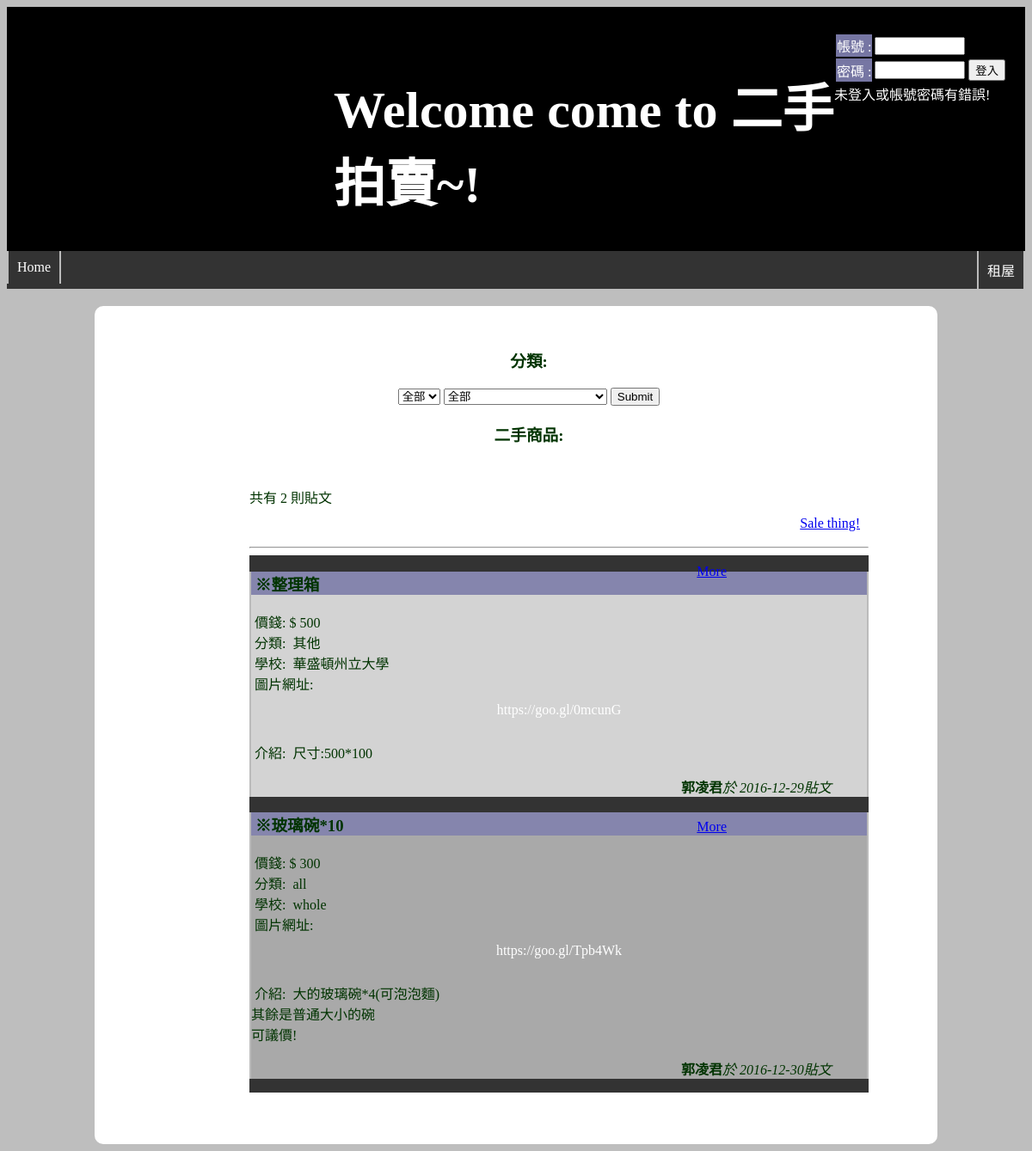
The page /salething.php on the database its author committed.
### tables this page shows
CREATE TABLE IF NOT EXISTS `produce` (
  `貼文編號` int(4) NOT NULL AUTO_INCREMENT,
  `goodname` varchar(128) DEFAULT NULL,
  `price` int(128) DEFAULT NULL,
  `url` varchar(128) DEFAULT NULL,
  `introduce` varchar(128) DEFAULT NULL,
  `date` date NOT NULL,
  `school` varchar(128) DEFAULT NULL,
  `type` varchar(128) DEFAULT NULL,
  `姓名` varchar(10) DEFAULT NULL,
  PRIMARY KEY (`貼文編號`)
);

### salething.php (the view, shortened to what this page needs)
<?php
include("mysql.inc.php");
if (isset($_POST['type1']) ) {
	$type1 = $_POST['type1'];
} else {
	$type1 = 'all';
}
if (isset($_POST['type2']) ) {
	$type2 = $_POST['type2'];
} else {
	$type2 = 'whole';
}
if ($type1=='all' && $type2=='whole') {
	$sql = "SELECT produce.姓名 as name, produce.goodname as goodname, produce.price as price, produce.貼文編號 as produce_num, produce.type as type, produce.school as school ,produce.url as url ,produce.introduce as introduce ,produce.date as date FROM produce order by 貼文編號;";
} else if ($type1=='all') {
	$sql = "SELECT produce.姓名 as name, produce.goodname as goodname, produce.price as price, produce.貼文編號 as produce_num, produce.type as type, produce.school as school ,produce.url as url ,produce.introduce as introduce ,produce.date as date FROM produce where '$type2' = produce.school order by 貼文編號;";
} else if ($type2=='whole') {
	$sql = "SELECT produce.姓名 as name, produce.goodname as goodname, produce.price as price, produce.貼文編號 as produce_num, produce.type as type, produce.school as school ,produce.url as url ,produce.introduce as introduce ,produce.date as date FROM produce where '$type1' = produce.type order by 貼文編號;";
}
$result = mysqli_query($conn, $sql);
$numRows = mysqli_num_rows($result);
?>
<!DOCTYPE HTML>
<html>
<head>
		<link rel="stylesheet" href="salething.css">
</head>
<header>
<div id="log"><?php
          if(isset($_SESSION['user_id'])) { echo $msg = "歡迎".$_SESSION['yourname']."登入!"; ?>
			  <form action="logout.php">
			  <br><br><br>
			  <p><input type="submit" value="登出" style="float:right;"></p></form>
  <?php  } else { $msg = "未登入或帳號密碼有錯誤!"; ?>
	  <form style="padding: 0px 20px 0px 0px; float:right;" action="login.php" method="post">
  <table style="color:white; float:right;" name="login">
 <tr>
   <td style="color:white;background-color:#7676a3">帳號 : </td>
   <td><input type="text" name="User_id"
             size="10" maxlength="10" required></td>
 </tr>
 <tr>
   <td style="background-color:#7676a3">密碼 : </td>
   <td><input type="password" name="password"
              size="10" maxlength="10" required></td>
	<td><input type="submit" value="登入"></td>
 </tr>
</table>
</form>
<br>
 <p type="hidden"><?php echo $msg; ?></p>
<?php } ?>
</div>
<h1>Welcome come to 二手拍賣~!</h1>
    <ul>
      <li id="li1"><a target="_self" href="index.php">Home</a></li>
      <li id="li2"><a Target="_new" href="renthouse.php">租屋</a></li>
    </ul>
</header>
<body>
<div id="wrapper">
<h3>分類:</h3>
	  <form action="salething.php" method = "post">
	  <select name="type1">
	  <option value="all">全部</option>
	  </select>
	  <select name="type2">
　	  <option value="whole">全部</option>
	  </select>
	  <input type="submit">
	  </form>
	  <h3>二手商品:</h3>
 <div id="maintext" style="text-align: left; padding-left:100px;">
<?php echo "共有 $numRows 則貼文 "; ?>
 	<div id="navigation"><a href="uploadpag.php">Sale thing!</a></div>
<hr>
<?php
if ($numRows>0) {
  echo '<ul>';
  $i=1;
  while ($row = mysqli_fetch_array($result)) {
    $name=htmlspecialchars($row['name'], ENT_QUOTES);
	$goodname=htmlspecialchars($row['goodname'], ENT_QUOTES);
	$school=htmlspecialchars($row['school'], ENT_QUOTES);
	$type=htmlspecialchars($row['type'], ENT_QUOTES);
	$price=htmlspecialchars($row['price'], ENT_QUOTES);
	$url=htmlspecialchars($row['url'], ENT_QUOTES);
    $message=htmlspecialchars($row['introduce'], ENT_QUOTES);
    $message=str_replace('  ', '&nbsp;&nbsp;', nl2br($message));
	echo "<a href='saledetailed.php?saledetailed={$row['produce_num']}' style='right:355px; padding-top:10px; position: absolute; '>More</a>";
    if ($i%2==0) {$liclass='even';}
    else         {$liclass='odd';}
	echo "
          <li class=\"$liclass\">
		  <h3 style='background-color:#8585ad;'><strong>&nbsp;※$goodname</strong></h3>
		  <p>&nbsp;價錢:&nbsp;$ $price
		  <br>&nbsp;分類:&nbsp; $type
		  <br>&nbsp;學校:&nbsp; $school
		  <br>&nbsp;圖片網址:&nbsp;<a href=\"$url\"> $url</a>
		  <br>&nbsp;介紹:&nbsp; $message</p>
		  <p style='padding-left:500px;'><strong>$name</strong><em>於 {$row['date']}貼文</em></p></li>";
    $i++;
  }
  echo '</ul>';
}
?>
  </div>
</div>
</body>
</html>

### salething.css (style rules this page uses)
header { color:#ffffff; background-color:#000000; font-family:"Jacques Francois Shadow"; padding: 30px 0px 0px 0px; }
body { background-color: #BEBEBE; color: #003300; font-family: Palatino Linotype; }
#log { float:right; }
#wrapper { width: 80%; min-width: 500px; max-width: 850px; margin-right: auto; margin-top:20px; margin-left: auto; background-color: #ffffff; padding:30px 50px 30px 80px; text-align:center; border-radius: 10px; }
h1 { margin-left:380px; font-family:"Times New Roman", Times, serif; font-size:60px; }
ul { list-style-type: none; margin:0; padding: 0px; overflow: hidden; background-color: #333; }
li { border-right: 2px solid #bbb; border-left: 2px solid #bbb; }
#li1 { float: left; }
#li2 { float: right; }
li a { display: block; color: white; text-align: center; padding: 10px 10px; text-decoration: none; }
.odd { background-color: lightGrey; }
.even { background-color: darkGray; }
#maintext { background-color:white; font-size: 16px; padding: 30px; text-align: left; }
#navigation { padding: 10px; text-align: right; }

### rows shown on the page
produce: goodname "整理箱", price "500", type "其他", school "華盛頓州立大學", url "https://goo.gl/0mcunG", introduce "尺寸:500*100", 姓名 "郭凌君", date "2016-12-29"
produce: goodname "玻璃碗*10", price "300", type "all", school "whole", url "https://goo.gl/Tpb4Wk", introduce "大的玻璃碗*4(可泡泡麵) 其餘是普通大小的碗 可議價!", 姓名 "郭凌君", date "2016-12-30"

### other values the page prints
$msg "未登入或帳號密碼有錯誤!"
$numRows "2"
